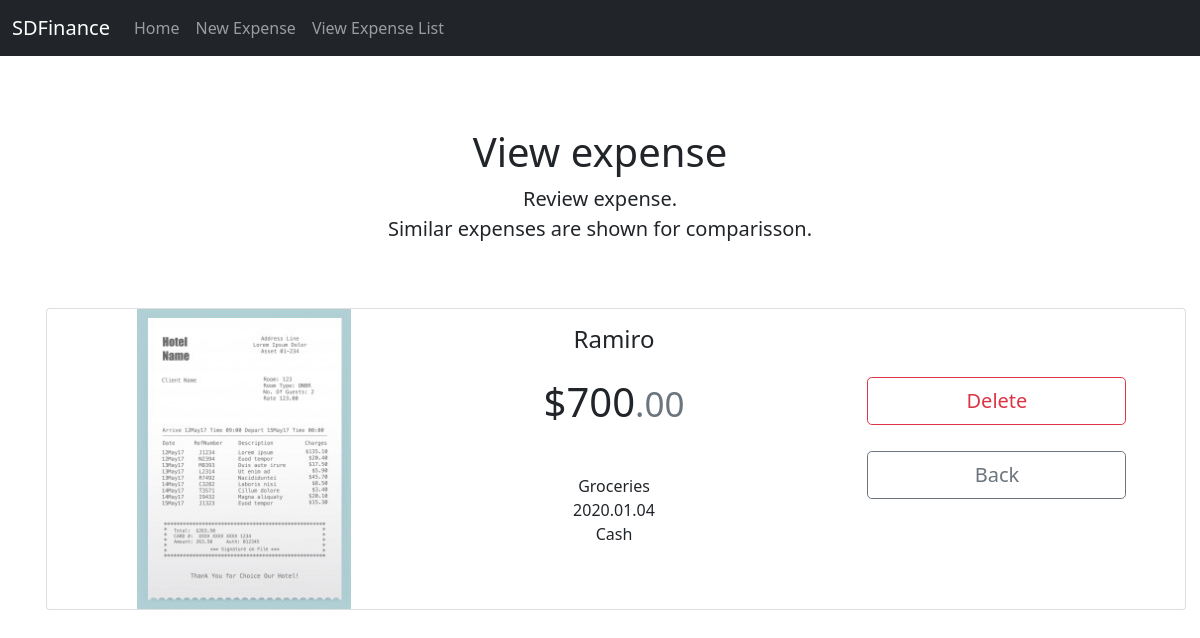
Page /view/9 on the earlier database version.
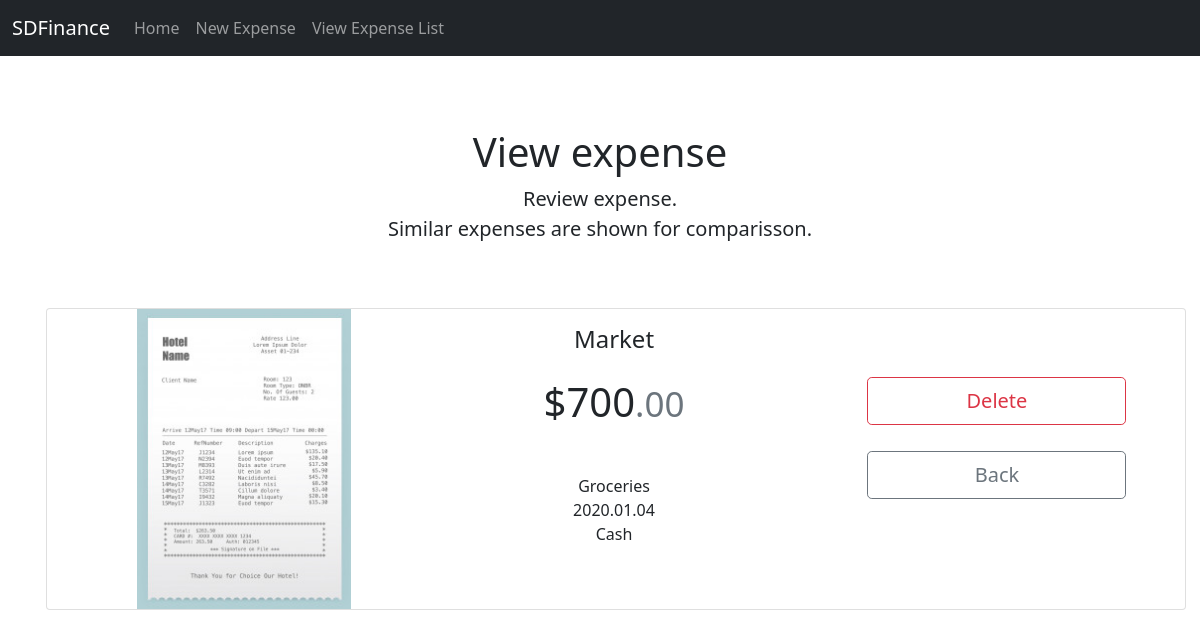
Same page on the later database version.
### tables this page shows
CREATE TABLE "EXPENSES" (
	"ExpenseId"	INTEGER NOT NULL UNIQUE,
	"ExpenseDate"	NUMERIC,
	"ExpenseDescription"	TEXT NOT NULL,
	"ExpenseAmount"	NUMERIC NOT NULL,
	"AccountId"	INTEGER,
	"CategoryId"	INTEGER,
	PRIMARY KEY("ExpenseId" AUTOINCREMENT),
	FOREIGN KEY("CategoryId") REFERENCES "CATEGORIES"("CategoryId"),
	FOREIGN KEY("AccountId") REFERENCES "ACCOUNTS"("AccountId")
);

### app.py (the view)
@app.route("/view/<expense_id>")
def view(expense_id):
    query = f"SELECT ExpenseDate, ExpenseDescription, CategoryName, ACCOUNTS.AccountName, ExpenseAmount, ExpenseId FROM EXPENSES JOIN ACCOUNTS ON EXPENSES.AccountId=ACCOUNTS.AccountId JOIN CATEGORIES ON EXPENSES.CategoryId=CATEGORIES.CategoryId WHERE ExpenseId={expense_id}"
    table_list_data = cursor.execute(query)
    for data in table_list_data:
        expense_data = [data[0], data[1], data[2], data[3], format_amount_view_expense(data[4]), data[5]]
        break
    return render_template("expense_view.html", expense_data=expense_data)

### helpers.py (called while the page is built)
def format_amount_view_expense(amount):
    amount = float(amount) * -1
    formatted_float = "${:,}".format(int(amount // 1))
    formatted_decimals = "00" if "{00}".format(int(round(float(amount) % 1, 2) * 100)) == "0" else "{00}".format(int(round(float(amount) % 1, 2) * 100))
    return formatted_float, formatted_decimals

### templates/expense_view.html (shortened to what this page needs)
{% extends "layout.html" %}
{% block head %}
<link href="../static/styles.css" rel="stylesheet">
{% endblock %}
{% block main %}
  <div class="starter-template text-center py-5 px-3">
    <h1>View expense</h1>
    <p class="lead">Review expense.<br> Similar expenses are shown for comparisson.</p>
  </div>
  <div class="row row-cols-1 mb-3 text-center">
    <div class="card mb-12" style="max-width: 8000px; margin-left: 1rem; padding-right: 1rem;">
      <div class="row g-0">
        <div class="col-md-4">
          <img src="../static/assets/receipt_resized.png" alt="receipt" style="max-height:300px;">
        </div>
        <div class="col-md-4">
          <div class="card-body">
            <h4 class="my-0 fw-normal">{{ expense_data[1] }}</h4><br>
            <h1 class="card-title pricing-card-title">{{ expense_data[4][0] }}<small class="text-muted">.{{ expense_data[4][1] }}</small></h1><br>
            <p class="card-text">
              <ul class="list-unstyled mt-3 mb-4">
                <li>{{ expense_data[2] }}</li>
                <li>{{ expense_data[0] }}</li>
                <li>{{ expense_data[3] }}</li>
              </ul>
            </p>
          </div>
        </div>
        <div class="col-md-4">
          <div style="padding: 15%">
            <a type="button" class="w-100 btn btn-lg btn-outline-danger" href="/delete/{{ expense_data[5] }}" style="margin: 5%">Delete</a>
            <a type="button" class="w-100 btn btn-lg btn-outline-secondary" href="/list" style="margin: 5%">Back</a>
          </div>
        </div>
      </div>
    </div>
  </div>
  <div class="col">
    <br><br>
  </div>
{% endblock %}

Differences in the rows shown:
changed EXPENSES: ExpenseDescription "Ramiro" → "Market"
